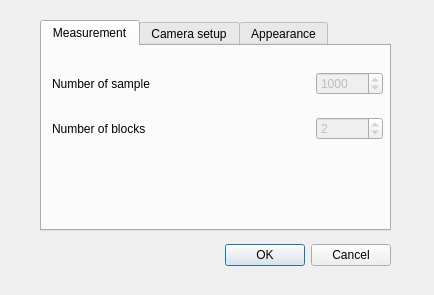
<?xml version="1.0" encoding="UTF-8"?>
<ui version="4.0">
 <class>DialogSettings</class>
 <widget class="QDialog" name="DialogSettings">
  <property name="geometry">
   <rect>
    <x>0</x>
    <y>0</y>
    <width>434</width>
    <height>295</height>
   </rect>
  </property>
  <property name="windowTitle">
   <string>Settings</string>
  </property>
  <widget class="QDialogButtonBox" name="buttonBox">
   <property name="geometry">
    <rect>
     <x>30</x>
     <y>240</y>
     <width>361</width>
     <height>31</height>
    </rect>
   </property>
   <property name="orientation">
    <enum>Qt::Horizontal</enum>
   </property>
   <property name="standardButtons">
    <set>QDialogButtonBox::Cancel|QDialogButtonBox::Ok</set>
   </property>
  </widget>
  <widget class="QTabWidget" name="tabWidget">
   <property name="geometry">
    <rect>
     <x>40</x>
     <y>20</y>
     <width>351</width>
     <height>211</height>
    </rect>
   </property>
   <property name="currentIndex">
    <number>0</number>
   </property>
   <widget class="QWidget" name="measurement">
    <attribute name="title">
     <string>Measurement</string>
    </attribute>
    <widget class="QWidget" name="layoutWidget">
     <property name="geometry">
      <rect>
       <x>10</x>
       <y>10</y>
       <width>331</width>
       <height>101</height>
      </rect>
     </property>
     <layout class="QVBoxLayout" name="verticalLayoutMeasurement">
      <item>
       <layout class="QHBoxLayout" name="horizontalLayoutNos">
        <item>
         <widget class="QLabel" name="labelNos">
          <property name="text">
           <string>Number of sample</string>
          </property>
         </widget>
        </item>
        <item>
         <spacer name="horizontalSpacerNos">
          <property name="orientation">
           <enum>Qt::Horizontal</enum>
          </property>
          <property name="sizeHint" stdset="0">
           <size>
            <width>40</width>
            <height>20</height>
           </size>
          </property>
         </spacer>
        </item>
        <item>
         <widget class="QSpinBox" name="spinBoxNos">
          <property name="enabled">
           <bool>false</bool>
          </property>
          <property name="suffix">
           <string/>
          </property>
          <property name="minimum">
           <number>0</number>
          </property>
          <property name="maximum">
           <number>999999999</number>
          </property>
          <property name="value">
           <number>1000</number>
          </property>
         </widget>
        </item>
       </layout>
      </item>
      <item>
       <layout class="QHBoxLayout" name="horizontalLayoutNob">
        <item>
         <widget class="QLabel" name="labelNob">
          <property name="text">
           <string>Number of blocks</string>
          </property>
         </widget>
        </item>
        <item>
         <spacer name="horizontalSpacerNob">
          <property name="orientation">
           <enum>Qt::Horizontal</enum>
          </property>
          <property name="sizeHint" stdset="0">
           <size>
            <width>40</width>
            <height>20</height>
           </size>
          </property>
         </spacer>
        </item>
        <item>
         <widget class="QSpinBox" name="spinBoxNob">
          <property name="enabled">
           <bool>false</bool>
          </property>
          <property name="maximum">
           <number>999999999</number>
          </property>
          <property name="value">
           <number>2</number>
          </property>
         </widget>
        </item>
       </layout>
      </item>
     </layout>
    </widget>
   </widget>
   <widget class="QWidget" name="camerasetup">
    <attribute name="title">
     <string>Camera setup</string>
    </attribute>
    <widget class="QWidget" name="layoutWidget">
     <property name="geometry">
      <rect>
       <x>10</x>
       <y>10</y>
       <width>331</width>
       <height>161</height>
      </rect>
     </property>
     <layout class="QVBoxLayout" name="verticalLayoutCameraSetup">
      <item>
       <layout class="QHBoxLayout" name="horizontalLayoutCameraSystem">
        <item>
         <widget class="QLabel" name="labelCameraSystem">
          <property name="text">
           <string>Camera System</string>
          </property>
         </widget>
        </item>
        <item>
         <spacer name="horizontalSpacer">
          <property name="orientation">
           <enum>Qt::Horizontal</enum>
          </property>
          <property name="sizeType">
           <enum>QSizePolicy::Expanding</enum>
          </property>
          <property name="sizeHint" stdset="0">
           <size>
            <width>40</width>
            <height>20</height>
           </size>
          </property>
         </spacer>
        </item>
        <item>
         <widget class="QComboBox" name="comboBoxCameraSystem">
          <property name="enabled">
           <bool>false</bool>
          </property>
          <item>
           <property name="text">
            <string>3001</string>
           </property>
          </item>
         </widget>
        </item>
       </layout>
      </item>
      <item>
       <layout class="QHBoxLayout" name="horizontalLayoutCamcnt">
        <item>
         <widget class="QLabel" name="labelCamcnt">
          <property name="text">
           <string>Number of cameras</string>
          </property>
         </widget>
        </item>
        <item>
         <spacer name="horizontalSpacerCamcnt">
          <property name="orientation">
           <enum>Qt::Horizontal</enum>
          </property>
          <property name="sizeType">
           <enum>QSizePolicy::Expanding</enum>
          </property>
          <property name="sizeHint" stdset="0">
           <size>
            <width>40</width>
            <height>20</height>
           </size>
          </property>
         </spacer>
        </item>
        <item>
         <widget class="QSpinBox" name="spinBoxCamcnt">
          <property name="enabled">
           <bool>false</bool>
          </property>
          <property name="maximum">
           <number>8</number>
          </property>
          <property name="value">
           <number>1</number>
          </property>
         </widget>
        </item>
       </layout>
      </item>
      <item>
       <layout class="QHBoxLayout" name="horizontalLayoutOutput">
        <item>
         <widget class="QLabel" name="labelOutput">
          <property name="text">
           <string>Ouput signal PCIe card</string>
          </property>
         </widget>
        </item>
        <item>
         <spacer name="horizontalSpacerOutput">
          <property name="orientation">
           <enum>Qt::Horizontal</enum>
          </property>
          <property name="sizeType">
           <enum>QSizePolicy::Expanding</enum>
          </property>
          <property name="sizeHint" stdset="0">
           <size>
            <width>40</width>
            <height>20</height>
           </size>
          </property>
         </spacer>
        </item>
        <item>
         <widget class="QComboBox" name="comboBoxOutput">
          <item>
           <property name="text">
            <string>XCK</string>
           </property>
          </item>
         </widget>
        </item>
       </layout>
      </item>
     </layout>
    </widget>
   </widget>
   <widget class="QWidget" name="appearance">
    <attribute name="title">
     <string>Appearance</string>
    </attribute>
    <widget class="QWidget" name="layoutWidget">
     <property name="geometry">
      <rect>
       <x>10</x>
       <y>10</y>
       <width>331</width>
       <height>51</height>
      </rect>
     </property>
     <layout class="QHBoxLayout" name="horizontalLayoutTheme">
      <item>
       <widget class="QLabel" name="labelTheme">
        <property name="text">
         <string>Theme</string>
        </property>
       </widget>
      </item>
      <item>
       <spacer name="horizontalSpacerTheme">
        <property name="orientation">
         <enum>Qt::Horizontal</enum>
        </property>
        <property name="sizeHint" stdset="0">
         <size>
          <width>40</width>
          <height>20</height>
         </size>
        </property>
       </spacer>
      </item>
      <item>
       <widget class="QComboBox" name="comboBoxTheme">
        <property name="enabled">
         <bool>false</bool>
        </property>
        <item>
         <property name="text">
          <string>Light</string>
         </property>
        </item>
       </widget>
      </item>
     </layout>
    </widget>
   </widget>
  </widget>
 </widget>
 <resources/>
 <connections>
  <connection>
   <sender>buttonBox</sender>
   <signal>accepted()</signal>
   <receiver>DialogSettings</receiver>
   <slot>accept()</slot>
   <hints>
    <hint type="sourcelabel">
     <x>248</x>
     <y>254</y>
    </hint>
    <hint type="destinationlabel">
     <x>157</x>
     <y>274</y>
    </hint>
   </hints>
  </connection>
  <connection>
   <sender>buttonBox</sender>
   <signal>rejected()</signal>
   <receiver>DialogSettings</receiver>
   <slot>reject()</slot>
   <hints>
    <hint type="sourcelabel">
     <x>316</x>
     <y>260</y>
    </hint>
    <hint type="destinationlabel">
     <x>286</x>
     <y>274</y>
    </hint>
   </hints>
  </connection>
 </connections>
</ui>
